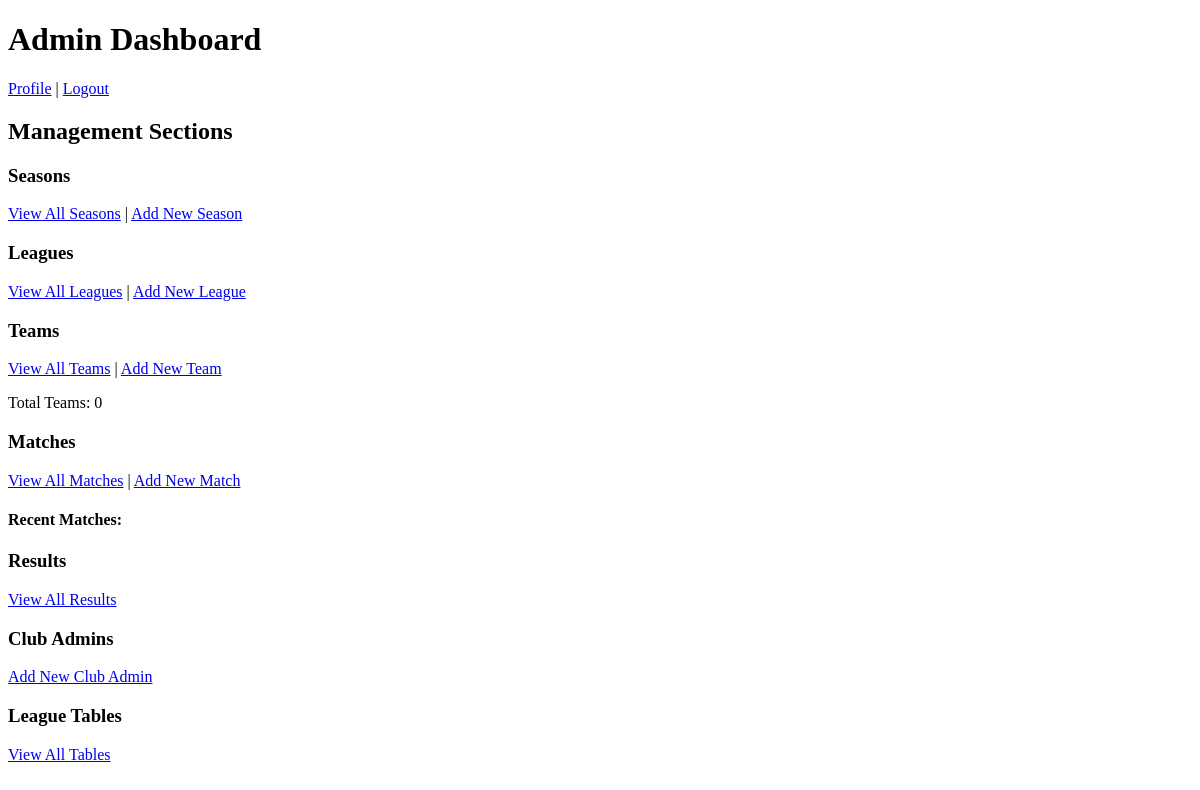
/accounts/dashboard/ (signed in), run on an earlier commit of the app's database.
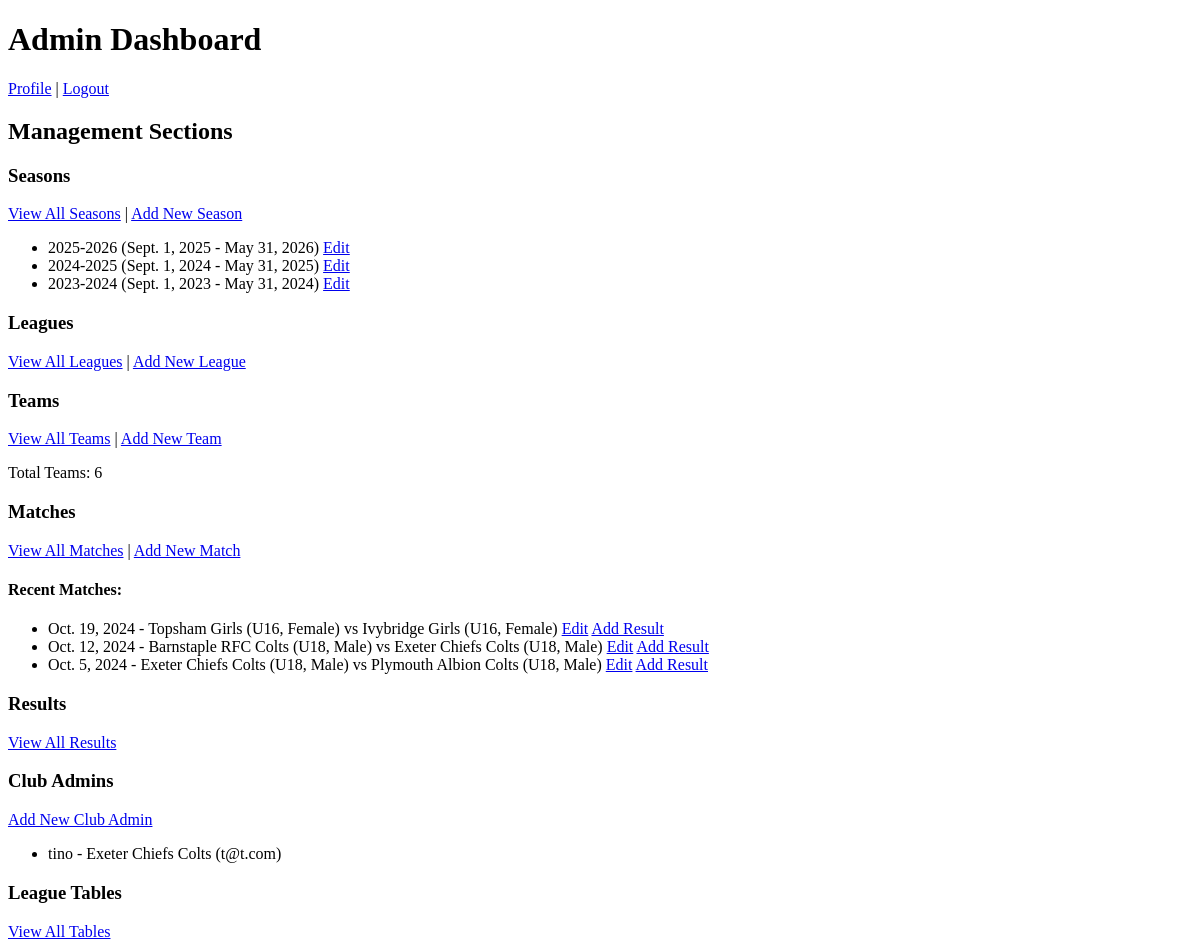
And on a later commit of the database.
### app/models.py (models this page shows, shortened)
class Season(models.Model):
    year = models.CharField(max_length=20)
    start_date = models.DateField()
    end_date = models.DateField()
    archived_status = models.BooleanField(default=False)

class Match(models.Model):
    league = models.ForeignKey(League, on_delete=models.CASCADE)
    season = models.ForeignKey(Season, on_delete=models.CASCADE)
    date = models.DateField()
    time = models.TimeField()
    venue = models.CharField(max_length=100)
    home_team = models.ForeignKey(Team, on_delete=models.CASCADE, related_name='home_matches')
    away_team = models.ForeignKey(Team, on_delete=models.CASCADE, related_name='away_matches')

class Team(models.Model):
    name = models.CharField(max_length=100)
    crest = models.ImageField(upload_to='crests/', blank=True, null=True)
    team_bio = models.TextField(max_length=1000, blank=True)
    gender = models.CharField(max_length=10)
    age_group = models.CharField(max_length=20)
    def __str__(self):
        return f"{self.name} ({self.age_group}, {self.gender})"

### accounts/models.py (models this page shows, shortened)
class CustomUser(AbstractUser):
    ROLE_CHOICES = [
        ("admin", "Admin"),
        ("club_admin", "Club Admin"),
    ]
    role = models.CharField(max_length=10, choices=ROLE_CHOICES)
    club = models.ForeignKey(
        "app.Team", null=True, blank=True, on_delete=models.SET_NULL
    )

### accounts/decorators.py (the view)
    @login_required
    def _wrapped_view(request, *args, **kwargs):
        if not (request.user.is_superuser or (hasattr(request.user, 'role') and request.user.role == 'admin')):
            return HttpResponseForbidden("Admin access required.")
        return view_func(request, *args, **kwargs)

### accounts/views.py (called while the page is built)
@admin_required
def dashboard(request):
    seasons = Season.objects.all().order_by("-start_date")
    leagues = League.objects.all()
    teams = Team.objects.all()
    club_admins = CustomUser.objects.filter(role="club_admin")
    matches = Match.objects.all().order_by("-date")[:10]
    context = {
        "seasons": seasons,
        "leagues": leagues,
        "teams": teams,
        "club_admins": club_admins,
        "matches": matches,
    }
    return render(request, "accounts/dashboard.html", context)

### accounts/templates/accounts/dashboard.html (shortened to what this page needs)
<!DOCTYPE html>
<html>
<head>
</head>
<body>
    <h1>Admin Dashboard</h1>
    <nav>
        <a href="{% url 'profile' %}">Profile</a> |
        <a href="{% url 'logout' %}">Logout</a>
    </nav>
    <h2>Management Sections</h2>
    <section>
        <h3>Seasons</h3>
        <a href="{% url 'season_list' %}">View All Seasons</a> |
        <a href="{% url 'season_add' %}">Add New Season</a>
        <ul>
            {% for season in seasons %}
                <li>{{ season.year }} ({{ season.start_date }} - {{ season.end_date }})
                    <a href="{% url 'season_edit' season.id %}">Edit</a>
                </li>
            {% endfor %}
        </ul>
    </section>
    <section>
        <h3>Leagues</h3>
        <a href="{% url 'league_list' %}">View All Leagues</a> |
        <a href="{% url 'league_add' %}">Add New League</a>
    </section>
    <section>
        <h3>Teams</h3>
        <a href="{% url 'team_list' %}">View All Teams</a> |
        <a href="{% url 'team_add' %}">Add New Team</a>
        <p>Total Teams: {{ teams.count }}</p>
    </section>
    <section>
        <h3>Matches</h3>
        <a href="{% url 'match_list' %}">View All Matches</a> |
        <a href="{% url 'match_add' %}">Add New Match</a>
        <h4>Recent Matches:</h4>
        <ul>
            {% for match in matches %}
                <li>{{ match.date }} - {{ match.home_team }} vs {{ match.away_team }}
                    <a href="{% url 'match_edit' match.id %}">Edit</a>
                    <a href="{% url 'result_add' match.id %}">Add Result</a>
                </li>
            {% endfor %}
        </ul>
    </section>
    <section>
        <h3>Results</h3>
        <a href="{% url 'result_list' %}">View All Results</a>
    </section>
    <section>
        <h3>Club Admins</h3>
        <a href="{% url 'add_club_admin' %}">Add New Club Admin</a>
        <ul>
            {% for ca in club_admins %}
                <li>{{ ca.username }} - {{ ca.club.name }} ({{ ca.email }})</li>
            {% endfor %}
        </ul>
    </section>
    <section>
        <h3>League Tables</h3>
        <a href="{% url 'table_list' %}">View All Tables</a>
    </section>
</body>
</html>

What changed in the data, as far as the page shows it:
added Season: year "2025-2026", start_date "Sept. 1, 2025", end_date "May 31, 2026"
added Season: year "2024-2025", start_date "Sept. 1, 2024", end_date "May 31, 2025"
added Season: year "2023-2024", start_date "Sept. 1, 2023", end_date "May 31, 2024"
added Match: date "Oct. 19, 2024", home_team "Topsham Girls (U16, Female)", away_team "Ivybridge Girls (U16, Female)"
added Match: date "Oct. 12, 2024", home_team "Barnstaple RFC Colts (U18, Male)", away_team "Exeter Chiefs Colts (U18, Male)"
added Match: date "Oct. 5, 2024", home_team "Exeter Chiefs Colts (U18, Male)", away_team "Plymouth Albion Colts (U18, Male)"
now on this page (row edited): CustomUser: username "tino", club.name "Exeter Chiefs Colts", email "t@t.com"
Also different on the page:
{{ teams.count }}: "0" → "6"
